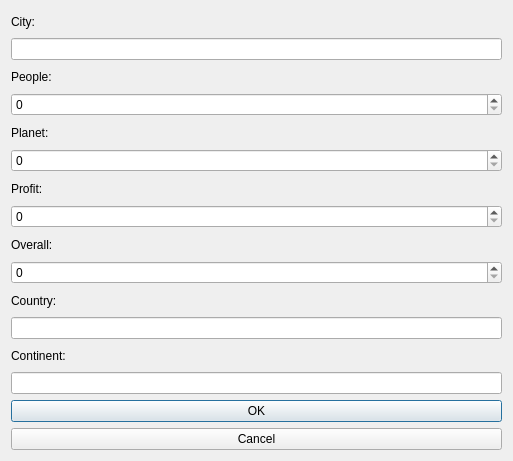
<?xml version="1.0" encoding="UTF-8"?>
<ui version="4.0">
 <class>addRowDialog</class>
 <widget class="QDialog" name="addRowDialog">
  <property name="geometry">
   <rect>
    <x>0</x>
    <y>0</y>
    <width>513</width>
    <height>461</height>
   </rect>
  </property>
  <property name="windowTitle">
   <string>Dialog</string>
  </property>
  <layout class="QVBoxLayout" name="verticalLayout">
   <item>
    <widget class="QLabel" name="cityLabel">
     <property name="text">
      <string>City:</string>
     </property>
    </widget>
   </item>
   <item>
    <widget class="QLineEdit" name="cityLine"/>
   </item>
   <item>
    <widget class="QLabel" name="peopleLabel">
     <property name="text">
      <string>People:</string>
     </property>
    </widget>
   </item>
   <item>
    <widget class="QSpinBox" name="peopleBox">
     <property name="maximum">
      <number>100</number>
     </property>
    </widget>
   </item>
   <item>
    <widget class="QLabel" name="planetLabel">
     <property name="text">
      <string>Planet:</string>
     </property>
    </widget>
   </item>
   <item>
    <widget class="QSpinBox" name="planetBox">
     <property name="maximum">
      <number>100</number>
     </property>
    </widget>
   </item>
   <item>
    <widget class="QLabel" name="profitLabel">
     <property name="text">
      <string>Profit:</string>
     </property>
    </widget>
   </item>
   <item>
    <widget class="QSpinBox" name="profitBox">
     <property name="maximum">
      <number>100</number>
     </property>
    </widget>
   </item>
   <item>
    <widget class="QLabel" name="overallLabel">
     <property name="text">
      <string>Overall:</string>
     </property>
    </widget>
   </item>
   <item>
    <widget class="QSpinBox" name="overallBox">
     <property name="maximum">
      <number>100</number>
     </property>
    </widget>
   </item>
   <item>
    <widget class="QLabel" name="countryLabel">
     <property name="text">
      <string>Country:</string>
     </property>
    </widget>
   </item>
   <item>
    <widget class="QLineEdit" name="countryBox"/>
   </item>
   <item>
    <widget class="QLabel" name="contLabel">
     <property name="text">
      <string>Continent:</string>
     </property>
    </widget>
   </item>
   <item>
    <widget class="QLineEdit" name="contBox"/>
   </item>
   <item>
    <widget class="QPushButton" name="okButton">
     <property name="text">
      <string>OK</string>
     </property>
    </widget>
   </item>
   <item>
    <widget class="QPushButton" name="cancelButton">
     <property name="text">
      <string>Cancel</string>
     </property>
    </widget>
   </item>
  </layout>
 </widget>
 <resources/>
 <connections/>
</ui>
